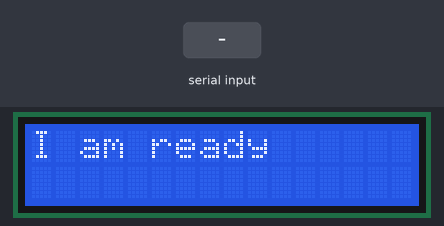
This sketch was run on a simulated Arduino Uno, built with avr-gcc and run on an emulated ATmega328P. On the bench: 16×2 character LCD. The inputs (shaded band) are chosen by the test bench.

Above: at 1.2 s.
1.3 s: "1" received over Serial
At 3.5 s:
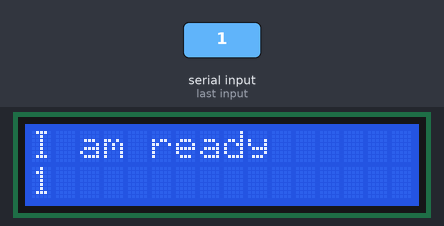
3.8 s: "0" received over Serial
At 5.3 s:
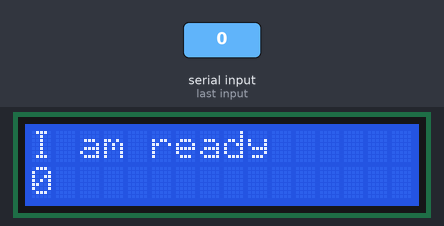
6.3 s: "2" received over Serial
At 8.4 s:
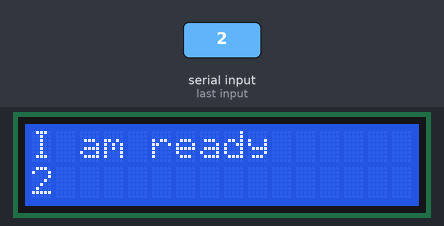
Timing chart, 0 to 9.9 s (numbered marks = the images above; inputs shaded):
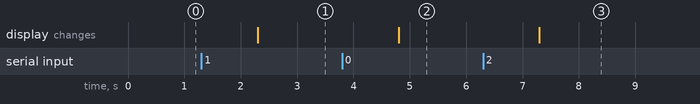

Measured:
- after the input at 1.3 s, the display: changes after 1.0 s (image 1)
- after the input at 3.8 s, the display: changes after 1.0 s (image 2)
- after the input at 6.3 s, the display: changes after 1.0 s (image 3)

The sketch:

lcd.c.ino
```cpp
#include<LiquidCrystal.h>
LiquidCrystal lcd(12,11,5,4,3,2);

void setup()
{
  lcd.begin(16,2);
  lcd.setCursor(0,0);
  lcd.print("I am ready");
  Serial.begin(9600);
}

void loop()
{
  if(Serial.available()>0)
  {
    lcd.setCursor(0,1);
    lcd.print(Serial.readString());
  }

}
```
